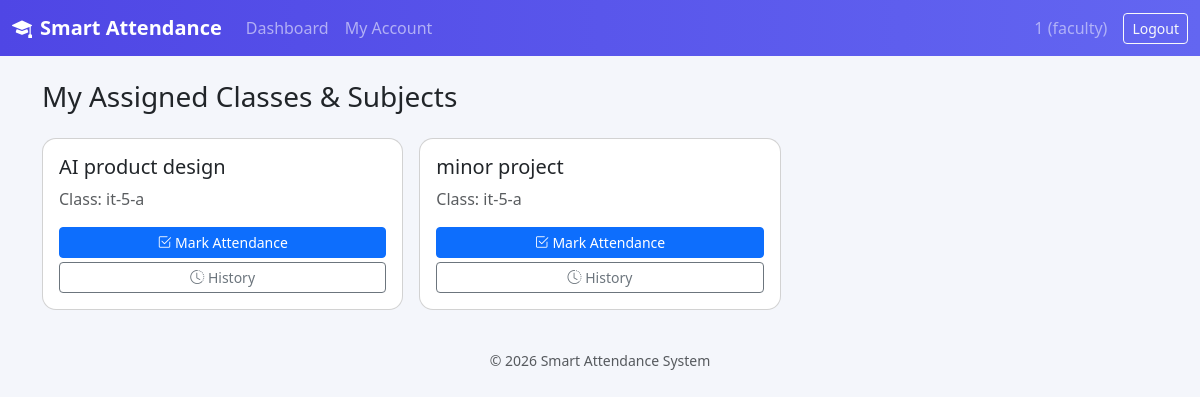
The page /faculty/dashboard (signed in) on the database its author committed.
### models.py (models this page shows)
class User(db.Model, UserMixin):
    __tablename__ = "users"
    id = db.Column(db.Integer, primary_key=True)
    username = db.Column(db.String(80), unique=True, nullable=False)
    email = db.Column(db.String(120), unique=True, nullable=False)
    password_hash = db.Column(db.String(200), nullable=False)
    role = db.Column(db.String(20), nullable=False)  # principal / faculty / student
    created_at = db.Column(db.DateTime, default=datetime.utcnow)
    faculty_profile = db.relationship("Faculty", backref="user", uselist=False)
    student_profile = db.relationship("Student", backref="user", uselist=False)

class Subject(db.Model):
    __tablename__ = "subjects"
    id = db.Column(db.Integer, primary_key=True)
    name = db.Column(db.String(120), nullable=False)
    class_id = db.Column(db.Integer, db.ForeignKey("classes.id"), nullable=False)

class ClassModel(db.Model):
    __tablename__ = "classes"
    id = db.Column(db.Integer, primary_key=True)
    name = db.Column(db.String(80), unique=True, nullable=False)
    subjects = db.relationship("Subject", backref="class_", cascade="all, delete-orphan")
    students = db.relationship("Student", backref="class_", cascade="all, delete-orphan")
    location = db.relationship("ClassLocation", backref="class_", uselist=False,
                                cascade="all, delete-orphan")

### routes/faculty.py (the view)
@faculty_bp.route("/dashboard")
@login_required
@role_required("faculty")
def dashboard():
    f = _current_faculty()
    assignments = []
    if f:
        entries = Timetable.query.filter_by(faculty_id=f.id).all()
        seen = {}
        for e in entries:
            key = (e.class_id, e.subject_id)
            if key not in seen:
                seen[key] = {
                    "class_id": e.class_id,
                    "subject_id": e.subject_id,
                    "class_name": e.class_.name,
                    "subject_name": e.subject.name,
                }
        assignments = list(seen.values())
    return render_template("faculty/dashboard.html", assignments=assignments)

### app.py (called while the page is built)
@login_manager.user_loader
def load_user(user_id):
    return User.query.get(int(user_id))

### routes/faculty.py (called while the page is built)
def _current_faculty():
    return Faculty.query.filter_by(user_id=current_user.id).first()

### templates/faculty/dashboard.html (shortened to what this page needs)
{% extends "base.html" %}
{% block content %}
<h3 class="mb-4">My Assigned Classes &amp; Subjects</h3>
<div class="row g-3">
  {% for a in assignments %}
  <div class="col-md-4">
    <div class="card p-3">
      <h5>{{ a.subject_name }}</h5>
      <p class="text-muted mb-3">Class: {{ a.class_name }}</p>
      <a href="{{ url_for('faculty.mark_attendance', class_id=a.class_id, subject_id=a.subject_id) }}" class="btn btn-primary btn-sm mb-1">
        <i class="bi bi-check2-square"></i> Mark Attendance
      </a>
      <a href="{{ url_for('faculty.history', class_id=a.class_id, subject_id=a.subject_id) }}" class="btn btn-outline-secondary btn-sm">
        <i class="bi bi-clock-history"></i> History
      </a>
    </div>
  </div>
  {% else %}
  <p class="text-muted">No subjects assigned yet. Contact the Principal.</p>
  {% endfor %}
</div>
{% endblock %}

### templates/base.html (shortened to what this page needs)
<!DOCTYPE html>
<html lang="en">
<head>
<link href="https://cdn.jsdelivr.net/npm/bootstrap@5.3.3/dist/css/bootstrap.min.css" rel="stylesheet">
<link href="https://cdn.jsdelivr.net/npm/bootstrap-icons@1.11.3/font/bootstrap-icons.css" rel="stylesheet">
<link rel="stylesheet" href="{{ url_for('static', filename='css/style.css') }}">
</head>
<body>
{% if current_user.is_authenticated %}
<nav class="navbar navbar-expand-lg navbar-dark app-navbar">
  <div class="container-fluid">
    <a class="navbar-brand fw-bold" href="/"><i class="bi bi-mortarboard-fill me-2"></i>Smart Attendance</a>
    <div class="collapse navbar-collapse" id="nav">
      <ul class="navbar-nav me-auto">
        {% if current_user.role == 'principal' %}
        <li class="nav-item"><a class="nav-link" href="{{ url_for('principal.dashboard') }}">Dashboard</a></li>
        <li class="nav-item"><a class="nav-link" href="{{ url_for('principal.classes') }}">Classes</a></li>
        <li class="nav-item"><a class="nav-link" href="{{ url_for('principal.subjects') }}">Subjects</a></li>
        <li class="nav-item"><a class="nav-link" href="{{ url_for('principal.faculty') }}">Faculty</a></li>
        <li class="nav-item"><a class="nav-link" href="{{ url_for('principal.students') }}">Students</a></li>
        <li class="nav-item"><a class="nav-link" href="{{ url_for('principal.timetable') }}">Timetable</a></li>
        <li class="nav-item"><a class="nav-link" href="{{ url_for('principal.locations') }}">Geofence</a></li>
        <li class="nav-item"><a class="nav-link" href="{{ url_for('principal.attendance_report') }}">Reports</a></li>
        <li class="nav-item"><a class="nav-link" href="{{ url_for('principal.settings') }}">My Account</a></li>
        {% elif current_user.role == 'faculty' %}
        <li class="nav-item"><a class="nav-link" href="{{ url_for('faculty.dashboard') }}">Dashboard</a></li>
        <li class="nav-item"><a class="nav-link" href="{{ url_for('faculty.settings') }}">My Account</a></li>
        {% endif %}
      </ul>
      <span class="navbar-text text-white-50 me-3">{{ current_user.username }} ({{ current_user.role }})</span>
      <a class="btn btn-outline-light btn-sm" href="{{ url_for('auth.logout') }}">Logout</a>
    </div>
  </div>
</nav>
{% endif %}
<div class="container py-4">
  {% block content %}{% endblock %}
</div>
<footer class="text-center text-muted small py-3">&copy; {{ current_year }} Smart Attendance System</footer>
</body>
</html>

### static/css/style.css (style rules this page uses)
body { background: #f4f6fb; font-family: 'Segoe UI', system-ui, sans-serif; }
.app-navbar { background: linear-gradient(90deg, #4f46e5, #6366f1); }
.card { border-radius: 14px; }

### rows shown on the page
User: username "1", role "faculty"
Subject: subject_name "AI product design"
ClassModel: class_name "it-5-a" "it-5-a"
Subject: subject_name "minor project"
